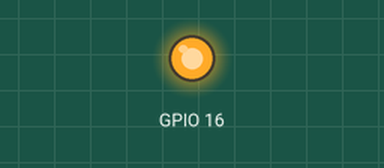
This program was run on a simulated Raspberry Pi (BCM pin numbers). Shown: output pins drawn as LEDs (lit = HIGH). At 0.0 s the program stops and its outputs stay as they are.

Above: at 0.1 s.
Timing chart, 0 to 1.5 s (numbered marks = the images above):
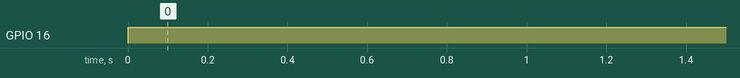

Measured:
- by itself, GPIO 16: LOW → HIGH at 0.00 s

The program:

Ex1_LigarLED.py
```python
#Ligar 1 LED

#Importa biblioteca para controle das GPIO
import RPi.GPIO as gpio


#GPIO.BOARD = numeros impressoras na placa
#GPIO.BCM   = numeros pelos pinos de saída GPIO

gpio.setmode(gpio.BCM)


#Define o pino 31 da placa como saida
gpio.setup(16, gpio.OUT)

gpio.output(16, gpio.HIGH)
```
